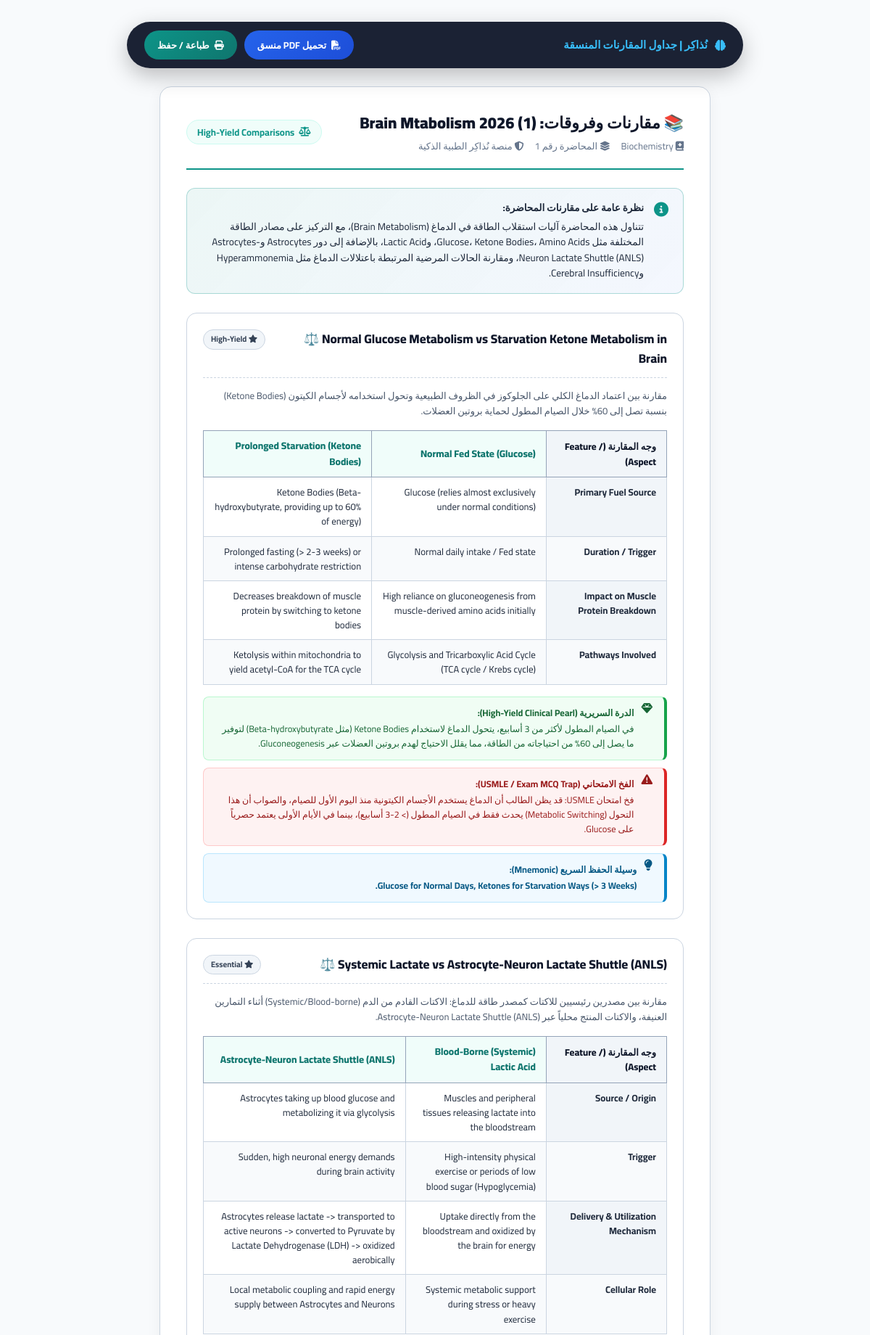
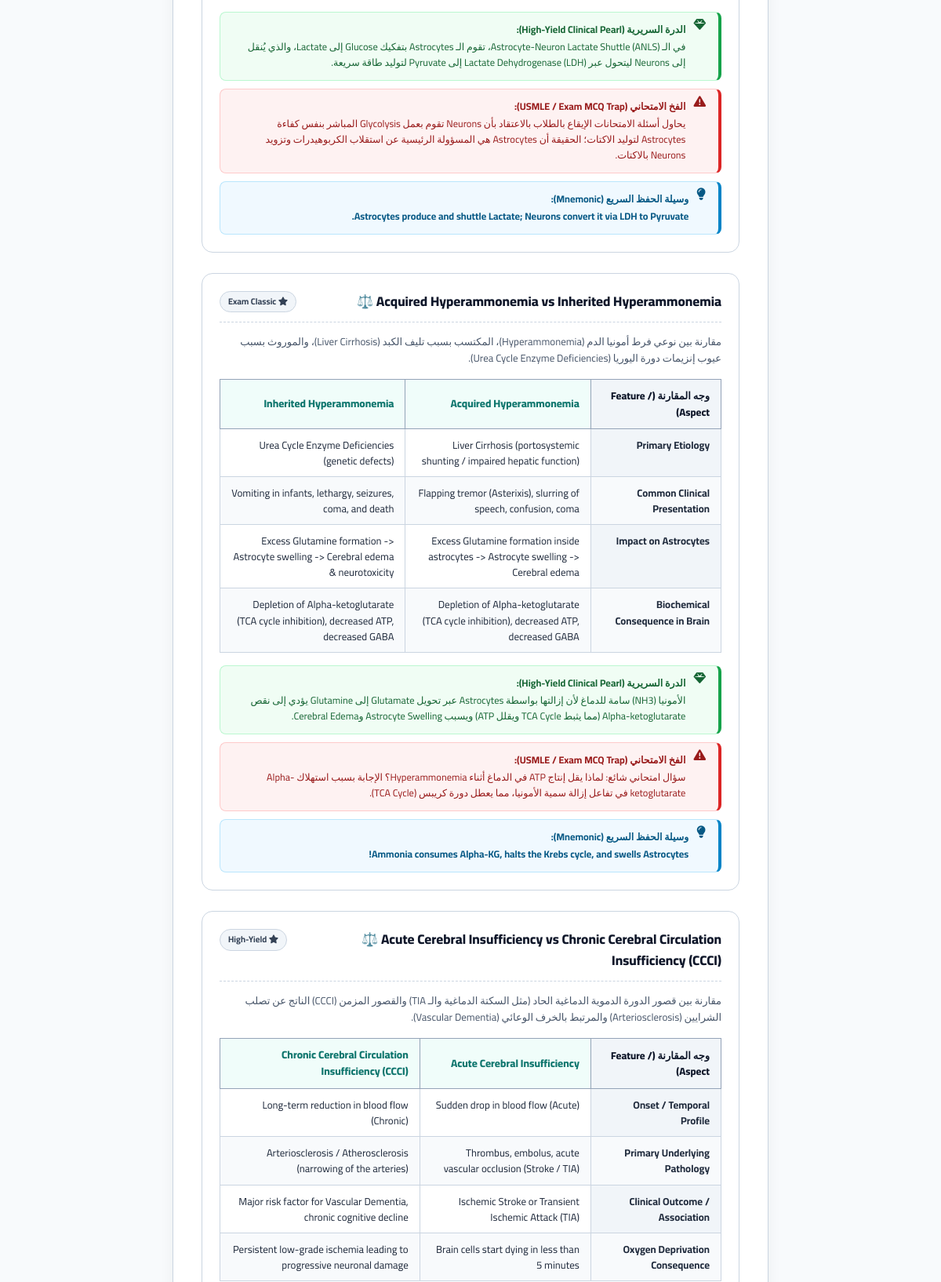
Page /api/lecture/10/comparisons/print_view (upper part) on the committed database (2 pictures, top to bottom).
### tables this page shows
CREATE TABLE lectures (
        id INTEGER PRIMARY KEY AUTOINCREMENT,
        block_id INTEGER,
        lecture_number INTEGER DEFAULT 0,
        title TEXT NOT NULL,
        subject TEXT DEFAULT 'General',
        file_path TEXT DEFAULT '',
        page_count INTEGER DEFAULT 0,
        difficulty INTEGER DEFAULT 2, -- 1: Easy, 2: Medium, 3: Hard
        extracted_text TEXT DEFAULT '',
        summary_arabic TEXT DEFAULT '',
        high_yield_notes TEXT DEFAULT '',
        clinical_pearls TEXT DEFAULT '',
        is_studied INTEGER DEFAULT 0,
        studied_at TEXT DEFAULT '',
        review_count INTEGER DEFAULT 0, summary_english TEXT DEFAULT '', word_file_path TEXT DEFAULT '', comparisons_json TEXT DEFAULT '',
        FOREIGN KEY (block_id) REFERENCES blocks (id) ON DELETE CASCADE
    );

### server.py (the view, shortened to what this page needs)
@app.route("/api/lecture/<int:lec_id>/comparisons/print_view", methods=["GET"])
def lecture_comparisons_print_view(lec_id):
    conn = database.get_connection()
    cur = conn.cursor()
    cur.execute("SELECT * FROM lectures WHERE id=?", (lec_id,))
    lec = cur.fetchone()
    if not lec:
        conn.close()
        return "المحاضرة غير موجودة", 404
    data = None
    if lec['comparisons_json']:
        try:
            data = json.loads(lec['comparisons_json'])
        except Exception:
            data = None
    conn.close()
    return render_template("comparisons_print.html", lec=dict(lec), data=data)

### database.py (called while the page is built)
def get_connection():
    conn = sqlite3.connect(DB_PATH, timeout=30.0)
    conn.row_factory = sqlite3.Row
    try:
        conn.execute("PRAGMA journal_mode=WAL;")
    except Exception:
        pass
    return conn

### server.py (called while the page is built)
@app.after_request
def add_header(response):
    response.headers['Cache-Control'] = 'no-store, no-cache, must-revalidate, max-age=0'
    response.headers['Pragma'] = 'no-cache'
    response.headers['Expires'] = '0'
    return response

### templates/comparisons_print.html (shortened to what this page needs)
<!DOCTYPE html>
<html lang="ar" dir="rtl">
<head>
    <link rel="stylesheet" href="https://cdnjs.cloudflare.com/ajax/libs/font-awesome/6.4.0/css/all.min.css">
</head>
<body>
    <div class="action-bar" id="actionBar">
        <div class="brand">
            <i class="fa-solid fa-brain"></i>
            <span>نُذاكِر | جداول المقارنات المنسقة</span>
        </div>
        <div class="btn-group">
            <button class="btn-act btn-pdf" onclick="exportToPdf()">
                <i class="fa-solid fa-file-pdf"></i> تحميل PDF منسق
            </button>
            <button class="btn-act btn-print" onclick="window.print()">
                <i class="fa-solid fa-print"></i> طباعة / حفظ
            </button>
        </div>
    </div>
    <div class="document-container" id="pdfDocumentArea">
        <header class="doc-header">
            <div class="doc-title-group">
                <h1>📚 مقارنات وفروقات: {{ lec.title }}</h1>
                <div class="doc-meta">
                    <span><i class="fa-solid fa-book-medical"></i> {{ lec.subject }}</span>
                    <span><i class="fa-solid fa-layer-group"></i> المحاضرة رقم {{ lec.lecture_number }}</span>
                    <span><i class="fa-solid fa-shield-halved"></i> منصة نُذاكِر الطبية الذكية</span>
                </div>
            </div>
            <div class="doc-badge">
                <i class="fa-solid fa-scale-balanced"></i>
                <span>High-Yield Comparisons</span>
            </div>
        </header>
        {% if data and data.overview %}
        <div class="overview-box">
            <i class="fa-solid fa-circle-info"></i>
            <div>
                <strong>نظرة عامة على مقارنات المحاضرة:</strong>
                <p style="margin-top: 4px;">{{ data.overview }}</p>
            </div>
        </div>
        {% endif %}
        {% if data and data.comparisons and data.comparisons|length > 0 %}
            {% for comp in data.comparisons %}
            <article class="comparison-block">
                <div class="comp-header">
                    <div>
                        <div class="comp-header-title" dir="ltr" style="text-align: right;">⚖️ {{ comp.title_en or comp.title_ar }}</div>
                    </div>
                    {% if comp.importance %}
                    <span class="comp-tag"><i class="fa-solid fa-star text-warning"></i> {{ comp.importance }}</span>
                    {% endif %}
                </div>
                {% if comp.summary %}
                <p class="comp-summary">{{ comp.summary }}</p>
                {% endif %}
                <table class="comp-table">
                    <thead>
                        <tr>
                            <th class="aspect-cell">وجه المقارنة (Feature / Aspect)</th>
                            {% for ent in comp.entities %}
                            <th class="entity-header">{{ ent }}</th>
                            {% endfor %}
                        </tr>
                    </thead>
                    <tbody>
                        {% for row in comp.table %}
                        <tr>
                            <td class="aspect-cell">{{ row['aspect'] if row['aspect'] is defined else row.aspect }}</td>
                            {% for val in row['values'] %}
                            <td>{{ val }}</td>
                            {% endfor %}
                        </tr>
                        {% endfor %}
                    </tbody>
                </table>
                {% if comp.high_yield_pearl %}
                <div class="pearl-card">
                    <div>
                        <strong>الدرة السريرية (High-Yield Clinical Pearl):</strong>
                        <p style="margin-top: 2px;">{{ comp.high_yield_pearl }}</p>
                    </div>
                </div>
                {% endif %}
                {% if comp.mcq_trap %}
                <div class="trap-card">
                    <div>
                        <strong>الفخ الامتحاني (USMLE / Exam MCQ Trap):</strong>
                        <p style="margin-top: 2px;">{{ comp.mcq_trap }}</p>
                    </div>
                </div>
                {% endif %}
                {% if comp.mnemonic %}
                <div class="mnemonic-card">
                    <div>
                        <strong>وسيلة الحفظ السريع (Mnemonic):</strong>
                        <p style="margin-top: 2px; font-weight: 700;">{{ comp.mnemonic }}</p>
                    </div>
                </div>
                {% endif %}
            </article>
            {% endfor %}
        {% else %}
            <div style="text-align: center; padding: 40px; color: var(--text-muted);">
                <i class="fa-solid fa-circle-question fa-3x" style="margin-bottom: 12px; color: #cbd5e1;"></i>
                <h3>لم يتم استخراج مقارنات لهذه المحاضرة بعد.</h3>
            </div>
        {% endif %}
    </div>
</body>
</html>

### rows in the picture
lectures: title "Brain Mtabolism 2026 (1)", subject "Biochemistry", lecture_number "1"

### other values in the picture
{{ comp.title_en or comp.title_ar }} "Normal Glucose Metabolism vs Starvation Ketone Metabolism in Brain" "Systemic Lactate vs Astrocyte-Neuron Lactate Shuttle (ANLS)" "Acquired Hyperammonemia vs Inherited Hyperammonemia" "Acute Cerebral Insufficiency vs Chronic Cerebral Circulation Insufficiency (CCCI)"
{{ comp.importance }} "High-Yield" "Essential" "Exam Classic" "High-Yield"
{{ comp.summary }} "مقارنة بين اعتماد الدماغ الكلي على الجلوكوز في الظروف الطبيعية وتحول استخدامه لأجسام الكيتون (Ketone Bodies) بنسبة تصل إلى 60% خلال الصيام المطول لحماية بروتين العضلات." "مقارنة بين مصدرين رئيسيين للاكتات كمصدر طاقة للدماغ: الاكتات القادم من الدم (Systemic/Blood-borne) أثناء التمارين العنيفة، والاكتات المنتج محلياً عبر Astrocyte-Neuron Lactate Shuttle (ANLS)." "مقارنة بين نوعي فرط أمونيا الدم (Hyperammonemia)، المكتسب بسبب تليف الكبد (Liver Cirrhosis)، والموروث بسبب عيوب إنزيمات دورة اليوريا (Urea Cycle Enzyme Deficiencies)." "مقارنة بين قصور الدورة الدموية الدماغية الحاد (مثل السكتة الدماغية والـ TIA) والقصور المزمن (CCCI) الناتج عن تصلب الشرايين (Arteriosclerosis) والمرتبط بالخرف الوعائي (Vascular Dementia)."
{{ ent }} "Normal Fed State (Glucose)" "Prolonged Starvation (Ketone Bodies)" "Blood-Borne (Systemic) Lactic Acid" "Astrocyte-Neuron Lactate Shuttle (ANLS)" "Acquired Hyperammonemia" "Inherited Hyperammonemia" "Acute Cerebral Insufficiency" "Chronic Cerebral Circulation Insufficiency (CCCI)"
{{ row['aspect'] if row['aspect'] is defined else row.aspect }} "Primary Fuel Source" "Duration / Trigger" "Impact on Muscle Protein Breakdown" "Pathways Involved" "Source / Origin" "Trigger" "Delivery & Utilization Mechanism" "Cellular Role" "Primary Etiology" "Common Clinical Presentation" "Impact on Astrocytes" "Biochemical Consequence in Brain" "Onset / Temporal Profile" "Primary Underlying Pathology" "Clinical Outcome / Association" "Oxygen Deprivation Consequence"
{{ val }} "Glucose (relies almost exclusively under normal conditions)" "Ketone Bodies (Beta-hydroxybutyrate, providing up to 60% of energy)" "Normal daily intake / Fed state" "Prolonged fasting (> 2-3 weeks) or intense carbohydrate restriction" "High reliance on gluconeogenesis from muscle-derived amino acids initially" "Decreases breakdown of muscle protein by switching to ketone bodies" "Glycolysis and Tricarboxylic Acid Cycle (TCA cycle / Krebs cycle)" "Ketolysis within mitochondria to yield acetyl-CoA for the TCA cycle" "Muscles and peripheral tissues releasing lactate into the bloodstream" "Astrocytes taking up blood glucose and metabolizing it via glycolysis" "High-intensity physical exercise or periods of low blood sugar (Hypoglycemia)" "Sudden, high neuronal energy demands during brain activity" "Uptake directly from the bloodstream and oxidized by the brain for energy" "Astrocytes release lactate -> transported to active neurons -> converted to Pyruvate by Lactate Dehydrogenase (LDH) -> oxidized aerobically" "Systemic metabolic support during stress or heavy exercise" "Local metabolic coupling and rapid energy supply between Astrocytes and Neurons" "Liver Cirrhosis (portosystemic shunting / impaired hepatic function)" "Urea Cycle Enzyme Deficiencies (genetic defects)" "Flapping tremor (Asterixis), slurring of speech, confusion, coma" "Vomiting in infants, lethargy, seizures, coma, and death" "Excess Glutamine formation inside astrocytes -> Astrocyte swelling -> Cerebral edema" "Excess Glutamine formation -> Astrocyte swelling -> Cerebral edema & neurotoxicity" "Depletion of Alpha-ketoglutarate (TCA cycle inhibition), decreased ATP, decreased GABA" "Depletion of Alpha-ketoglutarate (TCA cycle inhibition), decreased ATP, decreased GABA" "Sudden drop in blood flow (Acute)" "Long-term reduction in blood flow (Chronic)" "Thrombus, embolus, acute vascular occlusion (Stroke / TIA)" "Arteriosclerosis / Atherosclerosis (narrowing of the arteries)" "Ischemic Stroke or Transient Ischemic Attack (TIA)" "Major risk factor for Vascular Dementia, chronic cognitive decline" "Brain cells start dying in less than 5 minutes" "Persistent low-grade ischemia leading to progressive neuronal damage"
{{ comp.mnemonic }} "Glucose for Normal Days, Ketones for Starvation Ways (> 3 Weeks)." "Astrocytes produce and shuttle Lactate; Neurons convert it via LDH to Pyruvate." "Ammonia consumes Alpha-KG, halts the Krebs cycle, and swells Astrocytes!"
{{ comp.high_yield_pearl }} "في الـ Astrocyte-Neuron Lactate Shuttle (ANLS)، تقوم الـ Astrocytes بتفكيك Glucose إلى Lactate، والذي يُنقل إلى Neurons ليتحول عبر Lactate Dehydrogenase (LDH) إلى Pyruvate لتوليد طاقة سريعة." "الأمونيا (NH3) سامة للدماغ لأن إزالتها بواسطة Astrocytes عبر تحويل Glutamate إلى Glutamine يؤدي إلى نقص Alpha-ketoglutarate (مما يثبط TCA Cycle ويقلل ATP) ويسبب Astrocyte Swelling وCerebral Edema."
{{ comp.mcq_trap }} "سؤال امتحاني شائع: لماذا يقل إنتاج ATP في الدماغ أثناء Hyperammonemia؟ الإجابة بسبب استهلاك Alpha-ketoglutarate في تفاعل إزالة سمية الأمونيا، مما يعطل دورة كريبس (TCA Cycle)."
